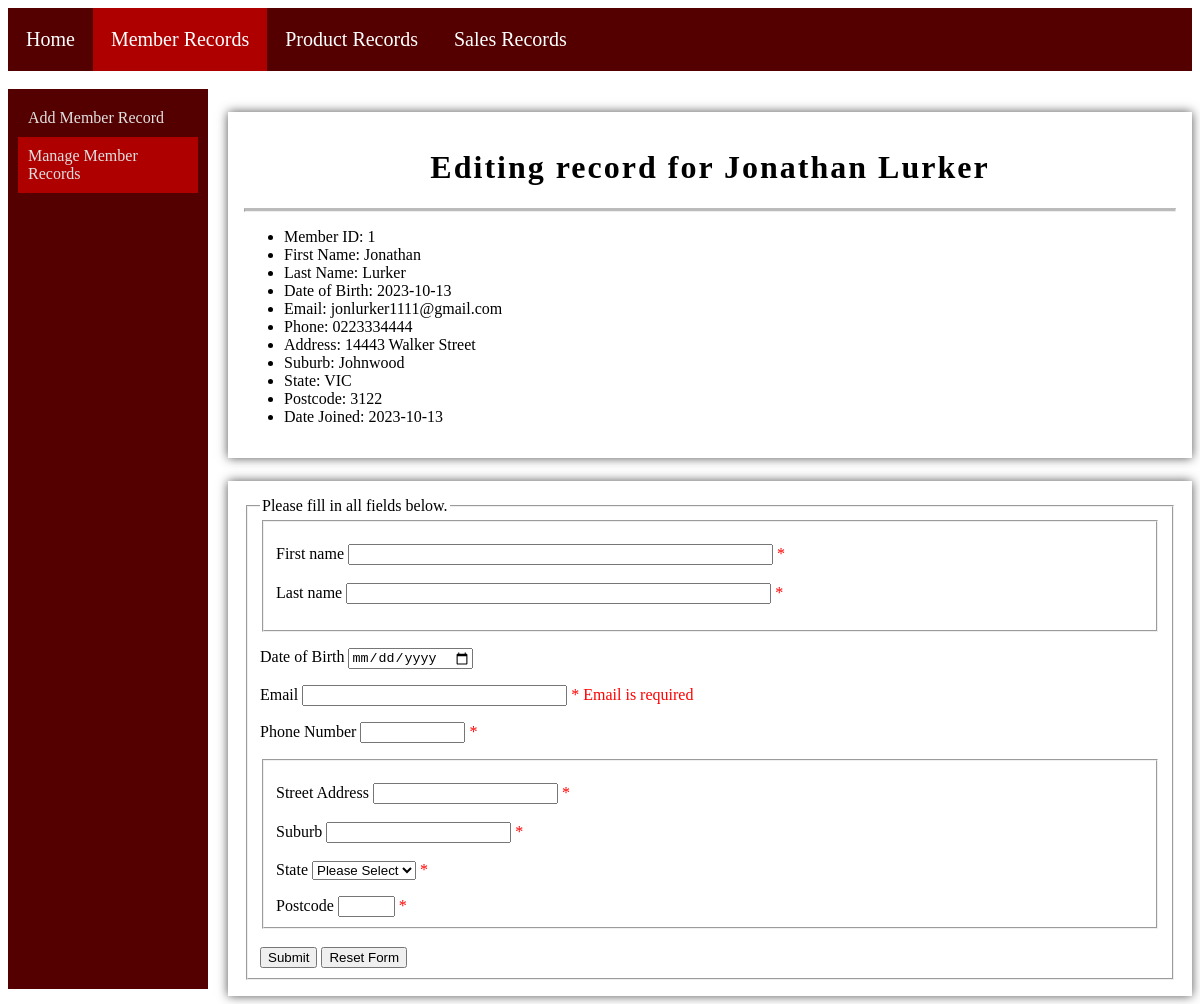
/editMember.php, run on the app's committed database.
### tables this page shows
CREATE TABLE `member` (
  `MemberID` int(11) NOT NULL,
  `MemberFirstName` varchar(50) NOT NULL,
  `MemberLastName` varchar(50) NOT NULL,
  `MemberDateOfBirth` date DEFAULT NULL,
  `MemberEmail` varchar(40) NOT NULL,
  `MemberPhone` varchar(10) NOT NULL,
  `MemberAddress` varchar(100) NOT NULL,
  `MemberSuburb` varchar(30) NOT NULL,
  `MemberState` varchar(30) NOT NULL,
  `MemberPostcode` int(4) NOT NULL,
  `MemberJoinDate` date NOT NULL
);

### editMember.php (the view, shortened to what this page needs)
<!DOCTYPE html>
<html lang="en">
    <head>
        <link rel="stylesheet" href="./css/style.css">
    </head>
    <body>
        <nav class = "navigationbar">
            <a href="Home.php">Home</a>
            <a class="onpage" href="member.php">Member Records</a>
            <a href="product.php">Product Records</a>
            <a href="sales.php">Sales Records</a>
        </nav>
        <br>
        <div class="sidebar2">
            <nav class="vertical-nav2">
                <a href="addMember.php">Add Member Record</a>
                <a class="onpage" href="searchMember.php">Manage Member Records</a>
            </nav>
        </div>
        <?php
        $member_f_error = $member_l_error = $dob_error = $email_error = $number_error = $street_error = $suburb_error = $state_error = $postcode_error = "";
        $member_f = $member_l = $dob = $email = $number = $street = $suburb = $state = $postcode = $joindate = "";
        if (empty($_POST["email"])) {
            $email_error = "Email is required";
        } else {
            $email = $_POST["email"];
            $verify_complete_email = 1;
            if (!preg_match("/^[A-Za-z0-9+_.-]+@(.+)$/", $email)){
                $email_error = "Invalid email domain. Please try again.";
            }
        }
        ?>
        <div id="container">
        <?php
            $fname = $_GET['fname'];
            $lname = $_GET['lname'];
        ?>
        <?php
            $conn = mysqli_connect('localhost', 'root', '', 'gotogro-mrm');
            $SQL = "SELECT * FROM member WHERE MemberFirstName LIKE '%$fname%' AND MemberLastName LIKE '%$lname%'";
            $run = mysqli_query($conn, $SQL) or die(mysqli_error($conn));
            $result = mysqli_num_rows($run);
            if ($result > 0) {
                $row = mysqli_fetch_assoc($run);
                echo "
                <h1 class='center'>Editing record for " . $row['MemberFirstName'] . " " . $row['MemberLastName'] . "</h1>
                <hr class='divider'>
                <ul>
                    <li>Member ID: " . $row['MemberID'] . "</li>
                    <li>First Name: " . $row['MemberFirstName'] . "</li>
                    <li>Last Name: " . $row['MemberLastName'] . "</li>
                    <li>Date of Birth: " . $row['MemberDateOfBirth'] . "</li>
                    <li>Email: " . $row['MemberEmail'] . "</li>
                    <li>Phone: " . $row['MemberPhone'] . "</li>
                    <li>Address: " . $row['MemberAddress'] . "</li>
                    <li>Suburb: " . $row['MemberSuburb'] . "</li>
                    <li>State: " . $row['MemberState'] . "</li>
                    <li>Postcode: " . $row['MemberPostcode'] . "</li>
                    <li>Date Joined: " . $row['MemberJoinDate'] . "</li>
                </ul>
                ";
            }
        ?>
        </div>
        <div id="container">
        <form method="post" id="add_member" action="<?php echo htmlspecialchars($_SERVER["PHP_SELF"]);?>?fname=<?php echo urlencode($_SESSION['fname']); ?>&lname=<?php echo urlencode($_SESSION['lname']); ?>&member_id=<?php echo urlencode($_SESSION['member_id']); ?>">
                <fieldset>
                    <legend>Please fill in all fields below.</legend>
                    <fieldset>
                        <p>
                            <label for="member_f">First name</label>
                            <input type="text" name="member_f" id="member_f" size="50" value="<?php echo $member_f;?>"/>
                            <span class="error">* <?php echo $member_f_error;?> </span>
                            <br><br>
                            <label for="member_l">Last name</label>
                            <input type="text" name="member_l" id="member_l" size="50" value="<?php echo $member_l;?>" />
                            <span class="error">* <?php echo $member_l_error;?> </span>
                        </p>
                    </fieldset>
                    <p>
                        <label for="dob">Date of Birth</label>
                        <input type="date" name="dob" id="dob" placeholder="dd/mm/yyyy" value="<?php echo $dob;?>" />
                    </p>
                    <p>
                        <label for="email">Email</label>
                        <input type="text" name="email" id="email" size="30" value="<?php echo $email;?>" >
                        <span class="error">* <?php echo $email_error;?> </span>
                    </p>
                    <p>
                        <label for="number">Phone Number</label>
                        <input type="text" id="number" name="number" size="10" value="<?php echo $number;?>" />
                        <span class="error">* <?php echo $number_error;?> </span>
                    </p>
                    <fieldset>
                        <p>
                            <label for="street">Street Address</label>
                            <input type="text" id="street" name="street" value="<?php echo $street;?>" />
                            <span class="error">* <?php echo $street_error;?> </span>
                            <br><br>
                            <label for="suburb">Suburb</label>
                            <input type="text" id="suburb" name="suburb" value="<?php echo $suburb;?>" />
                            <span class="error">* <?php echo $suburb_error;?> </span>
                            <br><br>
                            <label for="state">State</label>
                            <select name="state" id="state" value="<?php echo $state;?>" >
                                <option value="">Please Select</option>
                            </select>
                            <span class="error">* <?php echo $state_error;?> </span>
                        </p>
                        <label for="postcode">Postcode</label>
                        <input type="text" id="postcode" name="postcode" size="4" value="<?php echo $postcode;?>" />
                        <span class="error">* <?php echo $postcode_error;?> </span>
                    </fieldset>
                    <br>
                <input type="submit" name="submit" class="button"></input>
                <input type="reset" value="Reset Form" />
                </fieldset>
            </form>
        </div>
    </body>
</html>

### css/style.css (style rules this page uses)
h1 { font-family: Garamond; letter-spacing: 2px; }
.onpage { background-color: #af0000; }
.center { text-align: center; }
hr.divider { border-top: 3px solid #bbb; }
#container { margin-left: 220px; margin-top: 23px; padding: 16px; background-color: rgb(255, 255, 255); box-shadow: 0 0 10px #525252; }
.error { color: red; }
.navigationbar { background-color: rgb(84, 0, 0); overflow: auto; }
.navigationbar a { float: left; color: #ffffff; overflow: hidden; padding: 20px 18px; text-align: center; font-size: 20px; text-decoration: none; font-family: Georgia; }
li { float: center; }
.sidebar2 { width: 200px; height: 900px; background-color: rgb(84, 0, 0); float: left; }
.vertical-nav2 { padding: 10px; font-family: Georgia, serif; }
.vertical-nav2 a { display: block; padding: 10px; text-decoration: none; color: rgb(225, 225, 225); }

### data on the page
member: MemberFirstName "Jonathan", MemberLastName "Lurker", MemberID "1", MemberDateOfBirth "2023-10-13", MemberEmail "jonlurker1111@gmail.com", MemberPhone "0223334444", MemberAddress "14443 Walker Street", MemberSuburb "Johnwood", MemberState "VIC", MemberPostcode "3122", MemberJoinDate "2023-10-13"

### other printed values
$email_error "Email is required"
